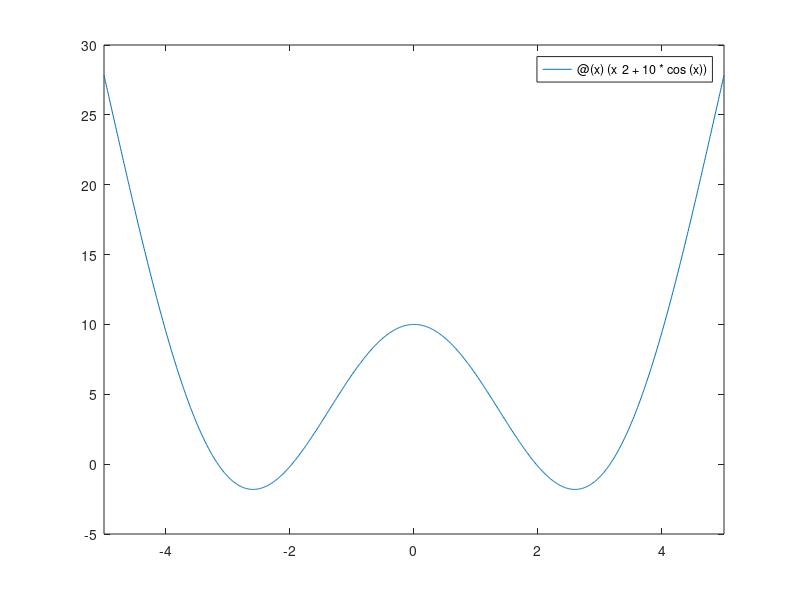

Write MATLAB code to recreate this figure. (Note: this script raises an error after producing the figure.)
%%NEWTONRAPHSON%%
s=pi; % punto inicial s € [pi,4]
tol=10^(-6); % error
f=@(x) (x^2+10*cos(x)); % f(x)
df=@(x) (2*x-10*sin(x)); % f'(x)
RES=[s]; % almacenamiento resultados
error=realmax; % inicializa el error a "infinito"
while error>tol
snew=s-f(s)/df(s); % Método de Newton
RES=[RES; snew]; % Almacena resultados
error=abs(snew-s); % Calcula error
s=snew; %
end
display(RES)
fplot(f)
%%%%%%%ESTO ES PARA COLOCAR LOS EJES OX Y OY Y QUITAR EL BORDE%%%%%%%%
ax=gca;
ax.XAxisLocation = 'origin';
ax.YAxisLocation = 'origin';
box off;